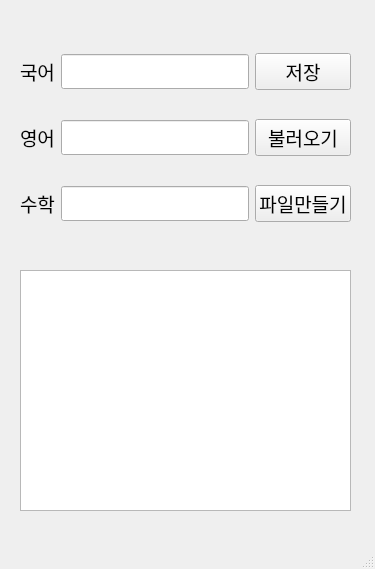
<?xml version="1.0" encoding="UTF-8"?>
<ui version="4.0">
 <class>MainWindow</class>
 <widget class="QMainWindow" name="MainWindow">
  <property name="geometry">
   <rect>
    <x>0</x>
    <y>0</y>
    <width>375</width>
    <height>569</height>
   </rect>
  </property>
  <property name="windowTitle">
   <string>MainWindow</string>
  </property>
  <widget class="QWidget" name="centralwidget">
   <widget class="QWidget" name="gridLayoutWidget">
    <property name="geometry">
     <rect>
      <x>20</x>
      <y>30</y>
      <width>331</width>
      <height>215</height>
     </rect>
    </property>
    <property name="font">
     <font>
      <family>경기천년제목 Medium</family>
      <pointsize>14</pointsize>
      <weight>50</weight>
      <bold>false</bold>
     </font>
    </property>
    <layout class="QGridLayout" name="gridLayout">
     <item row="2" column="1">
      <widget class="QLineEdit" name="engedit"/>
     </item>
     <item row="1" column="1">
      <widget class="QLineEdit" name="koredit"/>
     </item>
     <item row="3" column="1">
      <widget class="QLineEdit" name="mathedit"/>
     </item>
     <item row="3" column="2">
      <widget class="QPushButton" name="createbtn">
       <property name="font">
        <font>
         <family>경기천년제목 Medium</family>
         <pointsize>14</pointsize>
         <weight>50</weight>
         <bold>false</bold>
        </font>
       </property>
       <property name="text">
        <string>파일만들기</string>
       </property>
      </widget>
     </item>
     <item row="1" column="2">
      <widget class="QPushButton" name="savebtn">
       <property name="font">
        <font>
         <family>경기천년제목 Medium</family>
         <pointsize>14</pointsize>
         <weight>50</weight>
         <bold>false</bold>
        </font>
       </property>
       <property name="text">
        <string>저장</string>
       </property>
      </widget>
     </item>
     <item row="2" column="2">
      <widget class="QPushButton" name="loadbtn">
       <property name="font">
        <font>
         <family>경기천년제목 Medium</family>
         <pointsize>14</pointsize>
         <weight>50</weight>
         <bold>false</bold>
        </font>
       </property>
       <property name="text">
        <string>불러오기</string>
       </property>
      </widget>
     </item>
     <item row="1" column="0">
      <widget class="QLabel" name="label">
       <property name="font">
        <font>
         <family>경기천년제목 Medium</family>
         <pointsize>14</pointsize>
         <weight>50</weight>
         <bold>false</bold>
        </font>
       </property>
       <property name="text">
        <string>국어</string>
       </property>
      </widget>
     </item>
     <item row="3" column="0">
      <widget class="QLabel" name="label_2">
       <property name="font">
        <font>
         <family>경기천년제목 Medium</family>
         <pointsize>14</pointsize>
         <weight>50</weight>
         <bold>false</bold>
        </font>
       </property>
       <property name="text">
        <string>수학</string>
       </property>
      </widget>
     </item>
     <item row="2" column="0">
      <widget class="QLabel" name="label_3">
       <property name="font">
        <font>
         <family>경기천년제목 Medium</family>
         <pointsize>14</pointsize>
         <weight>50</weight>
         <bold>false</bold>
        </font>
       </property>
       <property name="text">
        <string>영어</string>
       </property>
      </widget>
     </item>
    </layout>
   </widget>
   <widget class="QTableWidget" name="tableWidget">
    <property name="geometry">
     <rect>
      <x>20</x>
      <y>270</y>
      <width>331</width>
      <height>241</height>
     </rect>
    </property>
   </widget>
  </widget>
  <widget class="QMenuBar" name="menubar">
   <property name="geometry">
    <rect>
     <x>0</x>
     <y>0</y>
     <width>375</width>
     <height>21</height>
    </rect>
   </property>
  </widget>
  <widget class="QStatusBar" name="statusbar"/>
 </widget>
 <tabstops>
  <tabstop>koredit</tabstop>
  <tabstop>savebtn</tabstop>
  <tabstop>engedit</tabstop>
  <tabstop>loadbtn</tabstop>
  <tabstop>mathedit</tabstop>
  <tabstop>createbtn</tabstop>
 </tabstops>
 <resources/>
 <connections/>
</ui>
